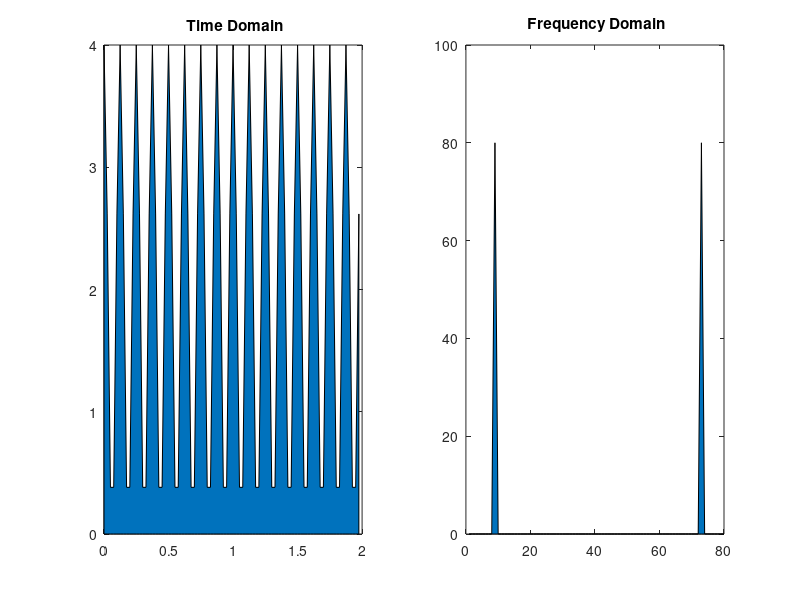

Here is the MATLAB script that generated this plot:
clc;
close all;
% 1D case :  Sinusoidal function 
Fs=40;f=4;Ts=1/Fs;T=2;t=0:Ts:T-Ts;N=length(t);
x=2*cos(2*pi*f*t);
fx=fft(x);
figure,
subplot(1,2,1), area(t,abs(x.^2)),title(' Time Domain');
subplot(1,2,2),area(abs(fx)), title(' Frequency Domain');
E1_timedomain=sum(abs(x.^2))
E1_frequdomain=sum(abs(fx.^2))/N
%saveas(gcf, sprintf('%s.png', mfilename)); % save image

